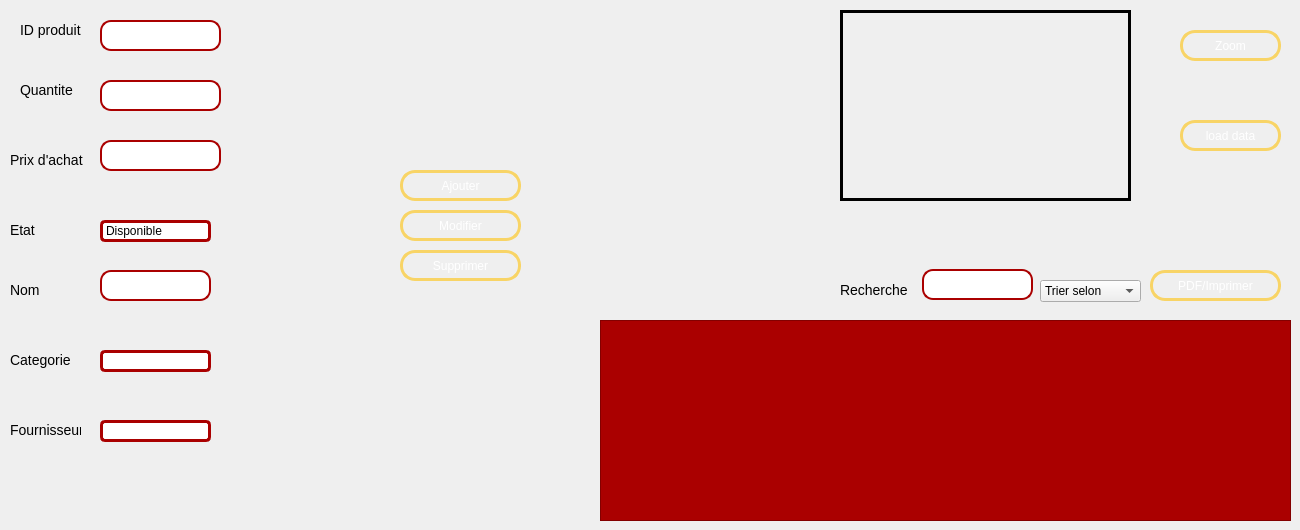
   <widget class="QWidget" name="tab_5">
    <attribute name="title">
     <string>Gestion des produits</string>
    </attribute>
    <widget class="QTableView" name="tabprod">
     <property name="geometry">
      <rect>
       <x>600</x>
       <y>320</y>
       <width>691</width>
       <height>201</height>
      </rect>
     </property>
     <property name="styleSheet">
      <string notr="true">QWidget {
    background-color: #aa0000;
    color: #fffff8;
}

QHeaderView::section {
    background-color: #aaaa7f;
    padding: 4px;
    border: 1px solid #fffff8;
    font-size: 8pt;
}

QTableWidget {
    gridline-color: #ff4842;
    font-size: 9pt;
}

QTableWidget QTableCornerButton::section {
    background-color: #ff4842;
    border: 1px solid #fffff8;
}</string>
     </property>
    </widget>
    <widget class="QPushButton" name="PDFprod">
     <property name="geometry">
      <rect>
       <x>1150</x>
       <y>270</y>
       <width>131</width>
       <height>31</height>
      </rect>
     </property>
     <property name="styleSheet">
      <string notr="true"> QPushButton {
color: #ffffff;
border: 3px solid #f8d466;
font: 8pt &quot;MS Reference Sans Serif&quot;;
border-radius: 15px;
padding: 5px;
background: qradialgradient(cx: 0.3, cy: -0.4,
fx: 0.3, fy: -0.4,
radius: 3, stop: 0 #aa3118, stop: 1 #550000);
min-width: 80px;
}

QPushButton:hover {
background: qradialgradient(cx: 0.3, cy: -0.4,
fx: 0.3, fy: -0.4,
radius: 3, stop: 0 #aa3118, stop: 1 #552a2a);
}

 QPushButton:pressed {
background: qradialgradient(cx: 0.4, cy: -0.1,
fx: 0.4, fy: -0.1,
radius: 3, stop: 0 #aa3118, stop: 1 #554040);
}</string>
     </property>
     <property name="text">
      <string>PDF/Imprimer</string>
     </property>
    </widget>
    <widget class="QPushButton" name="pb_modifier_2">
     <property name="geometry">
      <rect>
       <x>400</x>
       <y>210</y>
       <width>121</width>
       <height>31</height>
      </rect>
     </property>
     <property name="styleSheet">
      <string notr="true"> QPushButton {
color: #ffffff;
border: 3px solid #f8d466;
font: 8pt &quot;MS Reference Sans Serif&quot;;
border-radius: 15px;
padding: 5px;
background: qradialgradient(cx: 0.3, cy: -0.4,
fx: 0.3, fy: -0.4,
radius: 3, stop: 0 #aa3118, stop: 1 #550000);
min-width: 80px;
}

QPushButton:hover {
background: qradialgradient(cx: 0.3, cy: -0.4,
fx: 0.3, fy: -0.4,
radius: 3, stop: 0 #aa3118, stop: 1 #552a2a);
}

 QPushButton:pressed {
background: qradialgradient(cx: 0.4, cy: -0.1,
fx: 0.4, fy: -0.1,
radius: 3, stop: 0 #aa3118, stop: 1 #554040);
}</string>
     </property>
     <property name="text">
      <string>Modifier</string>
     </property>
    </widget>
    <widget class="QPushButton" name="pb_supprimer_2">
     <property name="geometry">
      <rect>
       <x>400</x>
       <y>250</y>
       <width>121</width>
       <height>31</height>
      </rect>
     </property>
     <property name="styleSheet">
      <string notr="true"> QPushButton {
color: #ffffff;
border: 3px solid #f8d466;
font: 8pt &quot;MS Reference Sans Serif&quot;;
border-radius: 15px;
padding: 5px;
background: qradialgradient(cx: 0.3, cy: -0.4,
fx: 0.3, fy: -0.4,
radius: 3, stop: 0 #aa3118, stop: 1 #550000);
min-width: 80px;
}

QPushButton:hover {
background: qradialgradient(cx: 0.3, cy: -0.4,
fx: 0.3, fy: -0.4,
radius: 3, stop: 0 #aa3118, stop: 1 #552a2a);
}

 QPushButton:pressed {
background: qradialgradient(cx: 0.4, cy: -0.1,
fx: 0.4, fy: -0.1,
radius: 3, stop: 0 #aa3118, stop: 1 #554040);
}</string>
     </property>
     <property name="text">
      <string>Supprimer</string>
     </property>
    </widget>
    <widget class="QPushButton" name="pb_ajouter_2">
     <property name="geometry">
      <rect>
       <x>400</x>
       <y>170</y>
       <width>121</width>
       <height>31</height>
      </rect>
     </property>
     <property name="styleSheet">
      <string notr="true"> QPushButton {
color: #ffffff;
border: 3px solid #f8d466;
font: 8pt &quot;MS Reference Sans Serif&quot;;
border-radius: 15px;
padding: 5px;
background: qradialgradient(cx: 0.3, cy: -0.4,
fx: 0.3, fy: -0.4,
radius: 3, stop: 0 #aa3118, stop: 1 #550000);
min-width: 80px;
}

QPushButton:hover {
background: qradialgradient(cx: 0.3, cy: -0.4,
fx: 0.3, fy: -0.4,
radius: 3, stop: 0 #aa3118, stop: 1 #552a2a);
}

 QPushButton:pressed {
background: qradialgradient(cx: 0.4, cy: -0.1,
fx: 0.4, fy: -0.1,
radius: 3, stop: 0 #aa3118, stop: 1 #554040);
}</string>
     </property>
     <property name="text">
      <string>Ajouter</string>
     </property>
    </widget>
    <widget class="QLineEdit" name="lineEdit_id_2">
     <property name="geometry">
      <rect>
       <x>100</x>
       <y>20</y>
       <width>121</width>
       <height>31</height>
      </rect>
     </property>
     <property name="styleSheet">
      <string notr="true">QLineEdit{
color: #333;
border: 2px solid #aa0000;
font: 8pt &quot;MS Shell Dlg 2&quot;;
border-radius: 11px;
padding: 5px;
}</string>
     </property>
    </widget>
    <widget class="QLineEdit" name="lineEdit_id_5">
     <property name="geometry">
      <rect>
       <x>100</x>
       <y>270</y>
       <width>111</width>
       <height>31</height>
      </rect>
     </property>
     <property name="styleSheet">
      <string notr="true">QLineEdit{
color: #333;
border: 2px solid #aa0000;
font: 8pt &quot;MS Shell Dlg 2&quot;;
border-radius: 11px;
padding: 5px;
}</string>
     </property>
    </widget>
    <widget class="QLabel" name="label_3">
     <property name="geometry">
      <rect>
       <x>20</x>
       <y>20</y>
       <width>71</width>
       <height>20</height>
      </rect>
     </property>
     <property name="styleSheet">
      <string notr="true">*
{
font:  4px &quot;Yu Gothic UI Semibold&quot;;
font-size:14px;

}</string>
     </property>
     <property name="text">
      <string>ID produit</string>
     </property>
    </widget>
    <widget class="QLabel" name="label_4">
     <property name="geometry">
      <rect>
       <x>20</x>
       <y>80</y>
       <width>71</width>
       <height>20</height>
      </rect>
     </property>
     <property name="styleSheet">
      <string notr="true">*
{
font:  4px &quot;Yu Gothic UI Semibold&quot;;
font-size:14px;

}</string>
     </property>
     <property name="text">
      <string>Quantite</string>
     </property>
    </widget>
    <widget class="QLabel" name="label_5">
     <property name="geometry">
      <rect>
       <x>10</x>
       <y>220</y>
       <width>61</width>
       <height>20</height>
      </rect>
     </property>
     <property name="styleSheet">
      <string notr="true">*
{
font:  4px &quot;Yu Gothic UI Semibold&quot;;
font-size:14px;

}</string>
     </property>
     <property name="text">
      <string>Etat</string>
     </property>
    </widget>
    <widget class="QLabel" name="label_6">
     <property name="geometry">
      <rect>
       <x>10</x>
       <y>280</y>
       <width>61</width>
       <height>20</height>
      </rect>
     </property>
     <property name="styleSheet">
      <string notr="true">*
{
font:  4px &quot;Yu Gothic UI Semibold&quot;;
font-size:14px;

}</string>
     </property>
     <property name="text">
      <string>Nom</string>
     </property>
    </widget>
    <widget class="QLabel" name="label_7">
     <property name="geometry">
      <rect>
       <x>10</x>
       <y>150</y>
       <width>81</width>
       <height>20</height>
      </rect>
     </property>
     <property name="styleSheet">
      <string notr="true">*
{
font:  4px &quot;Yu Gothic UI Semibold&quot;;
font-size:14px;

}</string>
     </property>
     <property name="text">
      <string>Prix d'achat</string>
     </property>
    </widget>
    <widget class="QLabel" name="label_8">
     <property name="geometry">
      <rect>
       <x>10</x>
       <y>350</y>
       <width>61</width>
       <height>20</height>
      </rect>
     </property>
     <property name="styleSheet">
      <string notr="true">*
{
font:  4px &quot;Yu Gothic UI Semibold&quot;;
font-size:14px;

}</string>
     </property>
     <property name="text">
      <string>Categorie</string>
     </property>
    </widget>
    <widget class="QLabel" name="label_9">
     <property name="geometry">
      <rect>
       <x>10</x>
       <y>420</y>
       <width>71</width>
       <height>20</height>
      </rect>
     </property>
     <property name="styleSheet">
      <string notr="true">*
{
font:  4px &quot;Yu Gothic UI Semibold&quot;;
font-size:14px;

}</string>
     </property>
     <property name="text">
      <string>Fournisseurs</string>
     </property>
    </widget>
    <widget class="QComboBox" name="comboBox">
     <property name="geometry">
      <rect>
       <x>100</x>
       <y>350</y>
       <width>111</width>
       <height>22</height>
      </rect>
     </property>
     <property name="styleSheet">
      <string notr="true">QComboBox {
	border: 3px solid #aa0000;
	border-radius: 5px;
	background:qradialgradient(cx: 0.3, cy: -0.4,
fx: 0.0, fy: -0.0,
radius: 1.89, stop: 0 #ffffff, stop: 1 #999);
	padding: 1px 23px 1px 3px;
	min-width: 6em;
	color: #000000 bold;
}
QComboBox::drop-down {
	subcontrol-origin: padding;
	subcontrol-position: top right;
	width: 20px;
 
	border-top-right-radius: 3px;
	border-bottom-right-radius: 3px;
}
QComboBox::down-arrow {
    	color: #aa0000;
}
 
QComboBox QAbstractView{
	background-color: #aa0000;
	color: #aa0000;
 
	selection-background-color: #999999;
	selection-color: #4f4f4f;
}

</string>
     </property>
    </widget>
    <widget class="QComboBox" name="comboBox_3">
     <property name="geometry">
      <rect>
       <x>100</x>
       <y>220</y>
       <width>111</width>
       <height>22</height>
      </rect>
     </property>
     <property name="styleSheet">
      <string notr="true">QComboBox {
	border: 3px solid #aa0000;
	border-radius: 5px;
	background:qradialgradient(cx: 0.3, cy: -0.4,
fx: 0.0, fy: -0.0,
radius: 1.89, stop: 0 #ffffff, stop: 1 #999);
	padding: 1px 23px 1px 3px;
	min-width: 6em;
	color: #000000 bold;
}
QComboBox::drop-down {
	subcontrol-origin: padding;
	subcontrol-position: top right;
	width: 20px;
 
	border-top-right-radius: 3px;
	border-bottom-right-radius: 3px;
}
QComboBox::down-arrow {
    	color: #aa0000;
}
 
QComboBox QAbstractView{
	background-color: #aa0000;
	color: #aa0000;
 
	selection-background-color: #999999;
	selection-color: #4f4f4f;
}

</string>
     </property>
     <item>
      <property name="text">
       <string>Disponible</string>
      </property>
     </item>
     <item>
      <property name="text">
       <string>Non disponible</string>
      </property>
     </item>
    </widget>
    <widget class="QComboBox" name="comboBox_2">
     <property name="geometry">
      <rect>
       <x>100</x>
       <y>420</y>
       <width>111</width>
       <height>22</height>
      </rect>
     </property>
     <property name="styleSheet">
      <string notr="true">QComboBox {
	border: 3px solid #aa0000;
	border-radius: 5px;
	background:qradialgradient(cx: 0.3, cy: -0.4,
fx: 0.0, fy: -0.0,
radius: 1.89, stop: 0 #ffffff, stop: 1 #999);
	padding: 1px 23px 1px 3px;
	min-width: 6em;
	color: #000000 bold;
}
QComboBox::drop-down {
	subcontrol-origin: padding;
	subcontrol-position: top right;
	width: 20px;
 
	border-top-right-radius: 3px;
	border-bottom-right-radius: 3px;
}
QComboBox::down-arrow {
    	color: #aa0000;
}
 
QComboBox QAbstractView{
	background-color: #aa0000;
	color: #aa0000;
 
	selection-background-color: #999999;
	selection-color: #4f4f4f;
}

QcomboBox{
background-color: rgb(170, 0, 0);
}</string>
     </property>
    </widget>
    <widget class="QLineEdit" name="lineEdit_q">
     <property name="geometry">
      <rect>
       <x>100</x>
       <y>80</y>
       <width>121</width>
       <height>31</height>
      </rect>
     </property>
     <property name="styleSheet">
      <string notr="true">QLineEdit{
color: #333;
border: 2px solid #aa0000;
font: 8pt &quot;MS Shell Dlg 2&quot;;
border-radius: 11px;
padding: 5px;
}</string>
     </property>
    </widget>
    <widget class="QLineEdit" name="lineEdit_p">
     <property name="geometry">
      <rect>
       <x>100</x>
       <y>140</y>
       <width>121</width>
       <height>31</height>
      </rect>
     </property>
     <property name="styleSheet">
      <string notr="true">QLineEdit{
color: #333;
border: 2px solid #aa0000;
font: 8pt &quot;MS Shell Dlg 2&quot;;
border-radius: 11px;
padding: 5px;
}</string>
     </property>
    </widget>
    <widget class="QComboBox" name="comboBox_5">
     <property name="geometry">
      <rect>
       <x>1040</x>
       <y>280</y>
       <width>101</width>
       <height>22</height>
      </rect>
     </property>
     <item>
      <property name="text">
       <string>Trier selon</string>
      </property>
     </item>
     <item>
      <property name="text">
       <string>id</string>
      </property>
     </item>
     <item>
      <property name="text">
       <string>nom </string>
      </property>
     </item>
     <item>
      <property name="text">
       <string>etat</string>
      </property>
     </item>
    </widget>
    <widget class="QLabel" name="label_17">
     <property name="geometry">
      <rect>
       <x>840</x>
       <y>280</y>
       <width>71</width>
       <height>20</height>
      </rect>
     </property>
     <property name="styleSheet">
      <string notr="true">*
{
font:  4px &quot;Yu Gothic UI Semibold&quot;;
font-size:14px;

}</string>
     </property>
     <property name="text">
      <string>Recherche</string>
     </property>
    </widget>
    <widget class="QLineEdit" name="lineEdit">
     <property name="geometry">
      <rect>
       <x>922</x>
       <y>269</y>
       <width>111</width>
       <height>31</height>
      </rect>
     </property>
     <property name="styleSheet">
      <string notr="true">QLineEdit{
color: #333;
border: 2px solid #aa0000;
font: 8pt &quot;MS Shell Dlg 2&quot;;
border-radius: 11px;
padding: 5px;
}</string>
     </property>
    </widget>
    <widget class="QPushButton" name="pushButton">
     <property name="geometry">
      <rect>
       <x>1180</x>
       <y>30</y>
       <width>101</width>
       <height>31</height>
      </rect>
     </property>
     <property name="styleSheet">
      <string notr="true"> QPushButton {
color: #ffffff;
border: 3px solid #f8d466;
font: 8pt &quot;MS Reference Sans Serif&quot;;
border-radius: 15px;
padding: 5px;
background: qradialgradient(cx: 0.3, cy: -0.4,
fx: 0.3, fy: -0.4,
radius: 3, stop: 0 #aa3118, stop: 1 #550000);
min-width: 80px;
}

QPushButton:hover {
background: qradialgradient(cx: 0.3, cy: -0.4,
fx: 0.3, fy: -0.4,
radius: 3, stop: 0 #aa3118, stop: 1 #552a2a);
}

 QPushButton:pressed {
background: qradialgradient(cx: 0.4, cy: -0.1,
fx: 0.4, fy: -0.1,
radius: 3, stop: 0 #aa3118, stop: 1 #554040);
}</string>
     </property>
     <property name="text">
      <string>Zoom</string>
     </property>
    </widget>
    <widget class="QCustomPlot" name="widget" native="true">
     <property name="geometry">
      <rect>
       <x>840</x>
       <y>10</y>
       <width>291</width>
       <height>191</height>
      </rect>
     </property>
     <property name="styleSheet">
      <string notr="true">*
{
border: 3px solid #000000;
}</string>
     </property>
    </widget>
    <widget class="QPushButton" name="pushButton_2">
     <property name="geometry">
      <rect>
       <x>1180</x>
       <y>120</y>
       <width>101</width>
       <height>31</height>
      </rect>
     </property>
     <property name="styleSheet">
      <string notr="true"> QPushButton {
color: #ffffff;
border: 3px solid #f8d466;
font: 8pt &quot;MS Reference Sans Serif&quot;;
border-radius: 15px;
padding: 5px;
background: qradialgradient(cx: 0.3, cy: -0.4,
fx: 0.3, fy: -0.4,
radius: 3, stop: 0 #aa3118, stop: 1 #550000);
min-width: 80px;
}

QPushButton:hover {
background: qradialgradient(cx: 0.3, cy: -0.4,
fx: 0.3, fy: -0.4,
radius: 3, stop: 0 #aa3118, stop: 1 #552a2a);
}

 QPushButton:pressed {
background: qradialgradient(cx: 0.4, cy: -0.1,
fx: 0.4, fy: -0.1,
radius: 3, stop: 0 #aa3118, stop: 1 #554040);
}</string>
     </property>
     <property name="text">
      <string>load data</string>
     </property>
    </widget>
    <widget class="QLabel" name="label_20">
     <property name="geometry">
      <rect>
       <x>100</x>
       <y>60</y>
       <width>131</width>
       <height>16</height>
      </rect>
     </property>
     <property name="text">
      <string/>
     </property>
    </widget>
    <widget class="QLabel" name="label_21">
     <property name="geometry">
      <rect>
       <x>100</x>
       <y>120</y>
       <width>131</width>
       <height>16</height>
      </rect>
     </property>
     <property name="text">
      <string/>
     </property>
    </widget>
    <widget class="QLabel" name="label_22">
     <property name="geometry">
      <rect>
       <x>100</x>
       <y>180</y>
       <width>131</width>
       <height>16</height>
      </rect>
     </property>
     <property name="text">
      <string/>
     </property>
    </widget>
    <widget class="QLabel" name="label_23">
     <property name="geometry">
      <rect>
       <x>380</x>
       <y>120</y>
       <width>131</width>
       <height>16</height>
      </rect>
     </property>
     <property name="text">
      <string/>
     </property>
    </widget>
   </widget>
